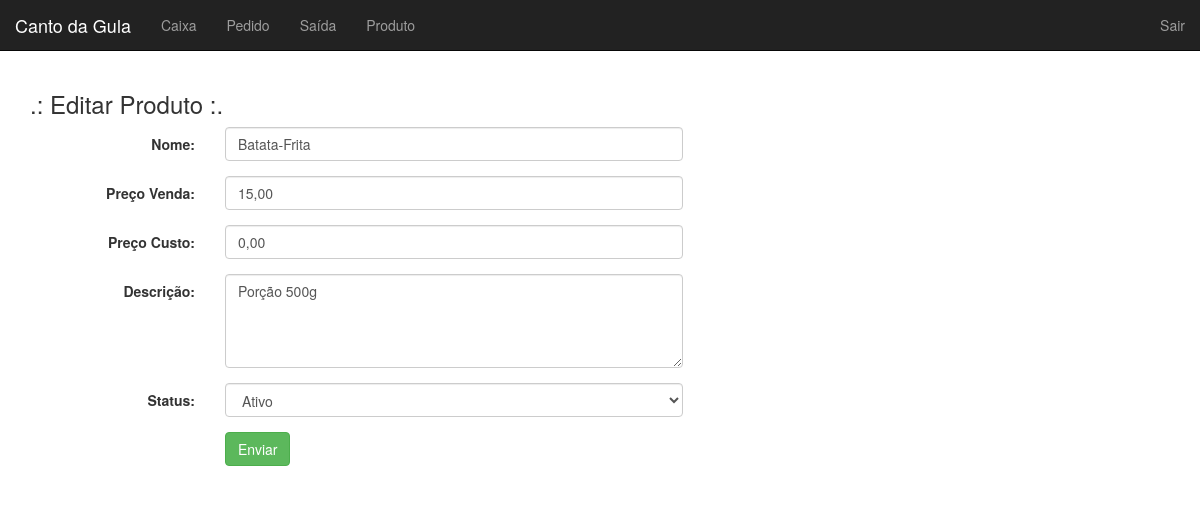
The app's page /produto/editar/1 (signed in) with its own data.
### tables this page shows
CREATE TABLE `produto` (
  `id` int(11) NOT NULL AUTO_INCREMENT,
  `nome` varchar(50) NOT NULL,
  `preco_venda` double NOT NULL,
  `preco_custo` double DEFAULT NULL,
  `status` tinyint(4) NOT NULL,
  `descricao` text,
  PRIMARY KEY (`id`)
);

### core/controller.php (called while the page is built, shortened)
<?php
class controller {
    public function loadTemplate($viewName, $viewData = array()){
        include 'views/template.php';
    }
    public function loadViewInTemplate($viewName, $viewData = array()){
        extract($viewData);
        include 'views/'.$viewName.'.php';
    }
}
?>

### controllers/produtoController.php (called while the page is built, shortened)
<?php
class produtoController extends controller {
    public function editar($id) {
        $dados = array(
            'produto' => array(),
            'produto_usado' => FALSE
        );
        $id = addslashes($id);
        $produto = new Produto();
        $dados['produto'] = $produto->getProduto($id);
        $dados['produto_usado'] = $produto->produtoUsado($id);
        $this->loadTemplate('produtoEditar', $dados);
    }
}
?>

### core/core.php (called while the page is built, shortened)
<?php
class Core{
    public function run(){
        $url = (isset($_GET['q']))?"/".$_GET['q']:"";
        $params = array();
        if (!empty($url) && $url != '/') {
            $url = explode('/', $url);
            array_shift($url);
            array_shift($url);
            if (isset($url[0])) {
                    $currentAction = $url[0];
                    array_shift($url);
            } else {
                    $currentAction = 'index';
            }
            if (count($url) > 0) {
                    $params = $url;
            }
        } else {
            $currentController = 'homeController';
            $currentAction = 'index';
        }
        $c = new $currentController();
        call_user_func_array(array($c, $currentAction), $params);
    }
}
?>

### index.php (called while the page is built, shortened)
<?php
$core = new Core();
$core->run();
?>

### core/model.php (called while the page is built, shortened)
<?php
class model {
    public function __construct(){
        global $banco;
        $this->db = $banco;
    }
}
?>

### models/Produto.php (called while the page is built, shortened)
<?php
class Produto extends model {
    public function getProduto($id) {
        $array = array();
        $sql = "SELECT * FROM produto WHERE id = '$id'";
        $sql = $this->db->query($sql);
        if ($sql->rowCount() > 0) {
            $array = $sql->fetch();
        }
        return $array;
    }
}

### views/produtoEditar.php (the view, shortened to what this page needs)
<div class="row">
    <div class="col-md-12">
        <h3>.: Editar Produto :.</h3>
        <form class="form-horizontal" method="POST">
            <div class="form-group">
                <label class="control-label col-md-2">Nome:</label>
                <div class="col-md-5">
                    <input type="text" class="form-control" name="nome" value="<?php echo $produto['nome']; ?>" <?php echo $produto_usado? "disabled" : "required" ?> />
                </div>
            </div>
            <div class="form-group">
                <label class="control-label col-md-2">Preço Venda:</label>
                <div class="col-md-5">
                    <input type="text" class="form-control" name="preco_venda" value="<?php echo number_format($produto['preco_venda'],2,',','.'); ?>" <?php echo $produto_usado? "disabled" : "required" ?> />
                </div>
            </div>
            <div class="form-group">
                <label class="control-label col-md-2">Preço Custo:</label>
                <div class="col-md-5">
                    <input type="text" class="form-control" name="preco_custo" value="<?php echo number_format($produto['preco_custo'],2,',','.'); ?>" <?php echo $produto_usado? "disabled" : "required" ?> />
                </div>
            </div>
            <div class="form-group">
                <label class="control-label col-md-2">Descrição:</label>
                <div class="col-md-5">
                    <textarea class="form-control" rows="4" name="descricao" <?php echo $produto_usado? "disabled" : "" ?>><?php echo $produto['descricao']; ?></textarea>
                </div>
            </div>
            <div class="form-group">
                <label class="control-label col-md-2">Status:</label>
                <div class="col-md-5">
                    <select class="form-control" name="ativo">
                        <option value="1" <?php echo ($produto['status'] == '1')? "selected" : ""; ?>>Ativo</option>
                    </select>
                </div>
            </div>
            <div class="form-group">
                <div class="col-md-2"></div>
                <div class="col-md-5">
                    <input type="submit" class="btn btn-success" value="Enviar" />
                </div>
            </div>
        </form>
    </div>
</div>

### records on screen
produto: nome "Batata-Frita", preco_venda "15,00", preco_custo "0,00", descricao "Porção 500g", ativo "Ativo"
